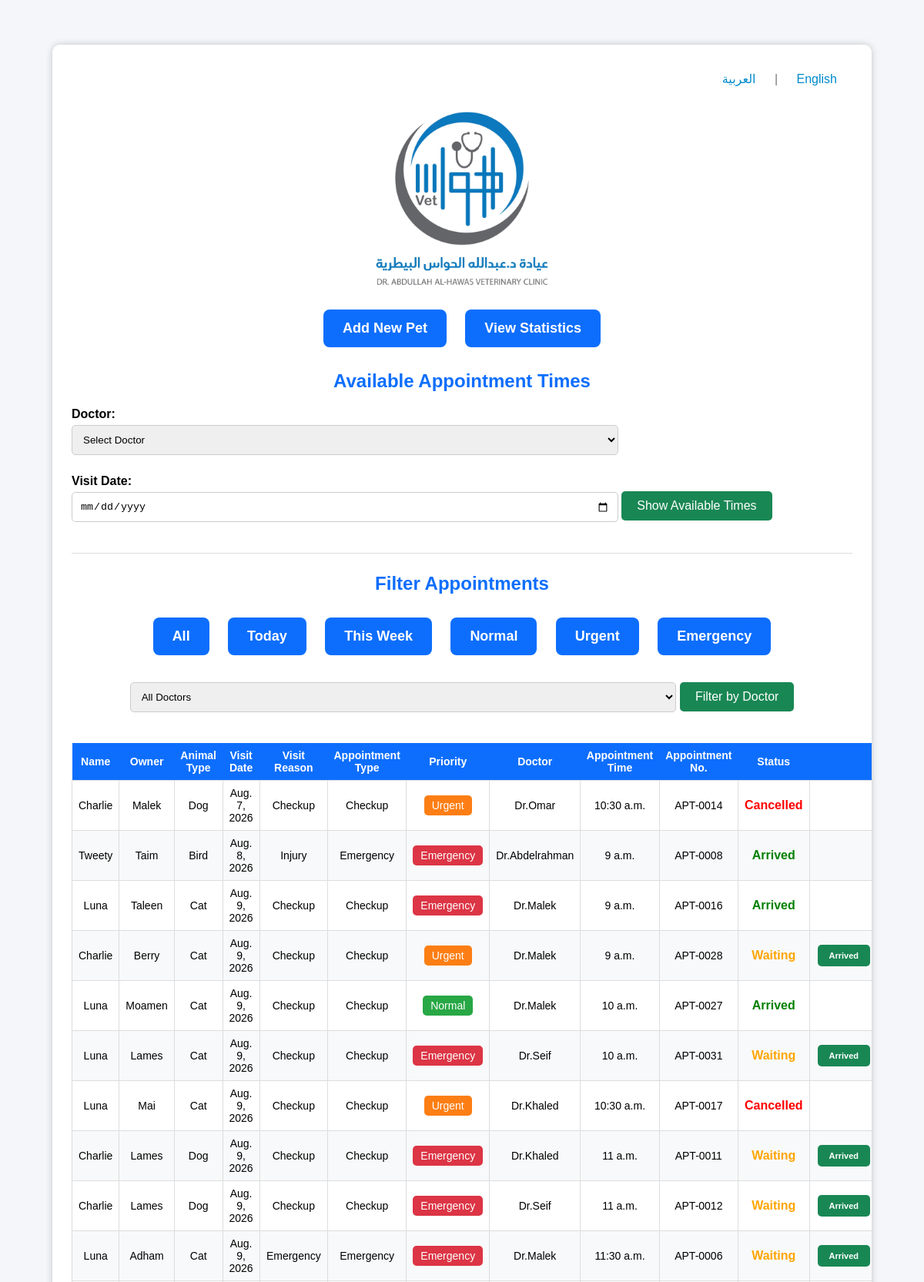
The page /pets/ (signed in, upper part) on the database its author committed.
### pets/models.py (models this page shows, shortened)
class Pet(models.Model):
    name = models.CharField(
        max_length=100
    )
    species = models.CharField(
        max_length=50
    )
    date_of_birth = models.DateField(
        null=True,
        blank=True
    )
    visit_date = models.DateField(
        null=True,
        blank=True
    )
    visit_reason = models.CharField(
        max_length=200,
        blank=True,
        default=""
    )
    owner_name = models.CharField(
        max_length=100
    )
    owner_phone = models.CharField(
        max_length=15
    )
    appointment_type = models.CharField(
        max_length=20
    )
    PRIORITY_CHOICES = [
        ("Normal", "Normal"),
        ("Urgent", "Urgent"),
        ("Emergency", "Emergency"),
    ]
    priority = models.CharField(
        max_length=20,
        choices=PRIORITY_CHOICES,
        default="Normal"
    )
    branch = models.ForeignKey(
        "Branch",
        on_delete=models.SET_NULL,
        null=True,
        blank=True,
        related_name="appointments"
    )
    STATUS_CHOICES = [
        ("Waiting", "Waiting"),
        ("Arrived", "Arrived"),
        ("Cancelled", "Cancelled"),
    ]
    status = models.CharField(
        max_length=20,
        choices=STATUS_CHOICES,
        default="Waiting"
    )
    doctor = models.CharField(
        max_length=100
    )
    appointment_time = models.TimeField()
    appointment_number = models.CharField(
        max_length=20,
        blank=True,
        null=True
    )
    created_by = models.ForeignKey(
        User,
        on_delete=models.SET_NULL,
        null=True,
        blank=True,
        related_name="created_appointments"
    )

### pets/views.py (the view, shortened to what this page needs)
@role_required("Receptionist")
def pet_list(request):
    pets = Pet.objects.all().order_by(
        "visit_date",
        "appointment_time"
    )
    doctors = Doctor.objects.all()
    filter_type = request.GET.get("filter")
    doctor = request.GET.get("doctor")
    if filter_type == "today":
        pets = pets.filter(
            visit_date=date.today()
        )
    elif filter_type == "normal":
        pets = pets.filter(
            priority="Normal"
        )
    elif filter_type == "urgent":
        pets = pets.filter(
            priority="Urgent"
        )
    elif filter_type == "emergency":
        pets = pets.filter(
            priority="Emergency"
        )
    return render(
        request,
        "pets/index.html",
        {
            "pets": pets,
            "doctors": doctors,
        },
    )

### pets/templates/pets/index.html (shortened to what this page needs)
﻿{% load static i18n %}
<!DOCTYPE html>
<html>
<head>
    <link rel="stylesheet" href="{% static 'css/style.css' %}">
</head>
<body>
<div class="container">
    <div style="text-align:right; margin-bottom:20px;">
        <form action="{% url 'set_language' %}" method="post" style="display:inline;">
            <button type="submit"
                    name="language"
                    value="ar"
                    style="background:none; border:none; color:#008acb; cursor:pointer; font-size:16px;">
                العربية
            </button>
        </form>
        <span style="color:#777;">|</span>
        <form action="{% url 'set_language' %}" method="post" style="display:inline;">
            <button type="submit"
                    name="language"
                    value="en"
                    style="background:none; border:none; color:#008acb; cursor:pointer; font-size:16px;">
                English
            </button>
        </form>
    </div>
    <div style="text-align:center; margin-bottom:10px;">
        <img src="{% static 'images/logo.png' %}"
          alt="{% translate 'Clinic Logo' %}"
          width="240">
    </div>
    <div style="text-align:center;">
        <a href="{% url 'add_pet' %}" class="menu-btn">
            {% translate "Add New Pet" %}
        </a>
        <a href="{% url 'statistics' %}" class="menu-btn">
            {% translate "View Statistics" %}
        </a>
    </div>
    <h2 class="section-title">{% translate "Available Appointment Times" %}</h2>
    <form action="{% url 'available_times' %}" method="get">
    <label>{% translate "Doctor" %}:</label>
    <select name="doctor" required>
        <option value="">
            {% translate "Select Doctor" %}
        </option>
    </select>
    <label>{% translate "Visit Date" %}:</label>
    <input type="date" name="visit_date" required>
    <button type="submit">
        {% translate "Show Available Times" %}
    </button>
</form>
    <hr>
    <h2 class="section-title">{% translate "Filter Appointments" %}</h2>
    <div style="margin-bottom:20px; text-align:center;">
        <a href="{% url 'pet_list' %}" class="menu-btn">
          {% translate "All" %}
        </a>
        <a href="{% url 'pet_list' %}?filter=today" class="menu-btn">
          {% translate "Today" %}
        </a>
        <a href="{% url 'pet_list' %}?filter=week" class="menu-btn">
          {% translate "This Week" %}
        </a>
        <a href="{% url 'pet_list' %}?filter=normal" class="menu-btn">
          {% translate "Normal" %}
        </a>
        <a href="{% url 'pet_list' %}?filter=urgent" class="menu-btn">
          {% translate "Urgent" %}
        </a>
        <a href="{% url 'pet_list' %}?filter=emergency" class="menu-btn">
          {% translate "Emergency" %}
        </a>
    </div>
    <form method="get" style="margin-bottom:25px; text-align:center;">
        <select name="doctor">
            <option value="">
                {% translate "All Doctors" %}
            </option>
        </select>
        <button type="submit">
            {% translate "Filter by Doctor" %}
        </button>
    </form>
    <div class="table-responsive">
        <table>
            <thead>
                <tr>
                    <th>{% translate "Name" %}</th>
                    <th>{% translate "Owner" %}</th>
                    <th>{% translate "Animal Type" %}</th>
                    <th>{% translate "Visit Date" %}</th>
                    <th>{% translate "Visit Reason" %}</th>
                    <th>{% translate "Appointment Type" %}</th>
                    <th>{% translate "Priority" %}</th>
                    <th>{% translate "Doctor" %}</th>
                    <th>{% translate "Appointment Time" %}</th>
                    <th>{% translate "Appointment No." %}</th>
                    <th>{% translate "Status" %}</th>
                    <th>{% translate "Actions" %}</th>
                </tr>
            </thead>
            <tbody>
            {% for pet in pets %}
                <tr>
                    <td>{{ pet.name }}</td>
                    <td>{{ pet.owner_name }}</td>
                    <td>{{ pet.species }}</td>
                    <td>{{ pet.visit_date }}</td>
                    <td>{{ pet.visit_reason }}</td>
                    <td>{{ pet.appointment_type }}</td>
                    <td>
                       {% if pet.priority == "Emergency" %}
                           <span style="background:#dc3545;color:white;padding:5px 10px;border-radius:5px;">
                               {% translate pet.priority %}
                           </span>
                       {% elif pet.priority == "Urgent" %}
                           <span style="background:#fd7e14;color:white;padding:5px 10px;border-radius:5px;">
                               {% translate pet.priority %}
                           </span>
                       {% else %}
                           <span style="background:#28a745;color:white;padding:5px 10px;border-radius:5px;">
                               {% translate pet.priority %}
                           </span>
                       {% endif %}
                    </td>
                    <td>{{ pet.doctor }}</td>
                    <td>{{ pet.appointment_time }}</td>
                    <td>{{ pet.appointment_number }}</td>
                    <td>
                         {% if pet.status == "Waiting" %}
                              <span class="status-waiting">
                                   {% translate pet.status %}
                              </span>
                         {% elif pet.status == "Arrived" %}
                              <span class="status-arrived">
                                   {% translate pet.status %}
                              </span>
                         {% else %}
                              <span class="status-cancelled">
                                   {% translate pet.status %}
                              </span>
                         {% endif %}
                   </td>
                    <td class="actions">
                        {% if pet.status == "Waiting" %}
                            <a href="{% url 'mark_arrived' pet.id %}" class="arrive-btn">
                                  {% translate "Arrived" %}
                            </a>
                        {% endif %}
                   </td>
                </tr>
            {% empty %}
                <tr>
                    <td colspan="12">
                          {% translate "No pets found." %}
                    </td>
                </tr>
            {% endfor %}
            </tbody>
        </table>
    </div>
</div>
</body>
</html>

### pets/static/css/style.css (style rules this page uses)
body { font-family: Arial, Helvetica, sans-serif; background:#f4f6f9; margin:40px; }
.container { width:95%; max-width:1400px; margin:auto; background:white; padding:25px; border-radius:10px; box-shadow:0 0 10px rgba(0,0,0,.2); overflow-x:auto; }
h2 { color:#0d6efd; margin-bottom:20px; }
a:not(.menu-btn) { text-decoration:none; color:#0d6efd; font-weight:bold; }
form { margin:20px 0; }
label { font-weight:bold; display:block; margin-top:10px; }
input, select, textarea { width:70%; padding:10px; margin-top:5px; margin-bottom:15px; border:1px solid #ccc; border-radius:5px; box-sizing:border-box; }
button, input[type="submit"] { background:#198754; color:white; border:none; padding:10px 20px; border-radius:5px; cursor:pointer; font-size:16px; }
.actions { margin-top:10px; }
.actions a { display:inline-block; margin-right:10px; padding:8px 15px; border-radius:5px; color:white; }
hr { border:none; border-top:1px solid #ddd; margin:25px 0; }
table { width:100%; border-collapse:collapse; margin-top:20px; }
table th { background:#0d6efd; color:white; padding:8px; font-size:14px; text-align:center; }
table td { border:1px solid #ddd; padding:8px; font-size:14px; text-align:center; }
table tr:nth-child(even) { background:#f8f9fa; }
.menu-btn { display:inline-block; background:#0d6efd; color:#fff !important; padding:14px 25px; margin:10px; border-radius:8px; font-size:18px; font-weight:bold; text-decoration:none; }
.section-title { color:#0d6efd; text-align:center; margin-bottom:20px; }
.arrive-btn { display:inline-block; background:#198754; color:white !important; padding:8px 14px; border-radius:6px; text-decoration:none; font-size:14px; font-weight:bold; margin-bottom:6px; transition:.3s; }
.status-waiting { color:orange !important; font-size:16px; font-weight:bold; }
.status-arrived { color:green !important; font-size:16px; font-weight:bold; }
.status-cancelled { color: red !important; font-size:16px; font-weight:bold; }
.actions { white-space: nowrap; text-align: center; }
.arrive-btn, .cancel-btn, .edit-btn { display:inline-block; padding:5px 8px; margin:2px; font-size:11px; border-radius:5px; text-decoration:none; font-weight:bold; }
.arrive-btn { background:#198754; color:white !important; }
* { box-sizing:border-box; }
img { max-width:100%; height:auto; }

### rows shown on the page
Pet: name "Charlie", owner_name "Malek", species "Dog", visit_date "Aug. 7, 2026", visit_reason "Checkup", appointment_type "Checkup", doctor "Dr.Omar", appointment_time "10:30 a.m.", appointment_number "APT-0014"
Pet: name "Tweety", owner_name "Taim", species "Bird", visit_date "Aug. 8, 2026", visit_reason "Injury", appointment_type "Emergency", doctor "Dr.Abdelrahman", appointment_time "9 a.m.", appointment_number "APT-0008"
Pet: name "Luna", owner_name "Taleen", species "Cat", visit_date "Aug. 9, 2026", visit_reason "Checkup", appointment_type "Checkup", doctor "Dr.Malek", appointment_time "9 a.m.", appointment_number "APT-0016"
Pet: name "Charlie", owner_name "Berry", species "Cat", visit_date "Aug. 9, 2026", visit_reason "Checkup", appointment_type "Checkup", doctor "Dr.Malek", appointment_time "9 a.m.", appointment_number "APT-0028"
Pet: name "Luna", owner_name "Moamen", species "Cat", visit_date "Aug. 9, 2026", visit_reason "Checkup", appointment_type "Checkup", doctor "Dr.Malek", appointment_time "10 a.m.", appointment_number "APT-0027"
Pet: name "Luna", owner_name "Lames", species "Cat", visit_date "Aug. 9, 2026", visit_reason "Checkup", appointment_type "Checkup", doctor "Dr.Seif", appointment_time "10 a.m.", appointment_number "APT-0031"
Pet: name "Luna", owner_name "Mai", species "Cat", visit_date "Aug. 9, 2026", visit_reason "Checkup", appointment_type "Checkup", doctor "Dr.Khaled", appointment_time "10:30 a.m.", appointment_number "APT-0017"
Pet: name "Charlie", owner_name "Lames", species "Dog", visit_date "Aug. 9, 2026", visit_reason "Checkup", appointment_type "Checkup", doctor "Dr.Khaled", appointment_time "11 a.m.", appointment_number "APT-0011"
Pet: name "Charlie", owner_name "Lames", species "Dog", visit_date "Aug. 9, 2026", visit_reason "Checkup", appointment_type "Checkup", doctor "Dr.Seif", appointment_time "11 a.m.", appointment_number "APT-0012"
Pet: name "Luna", owner_name "Adham", species "Cat", visit_date "Aug. 9, 2026", visit_reason "Emergency", appointment_type "Emergency", doctor "Dr.Malek", appointment_time "11:30 a.m.", appointment_number "APT-0006"
